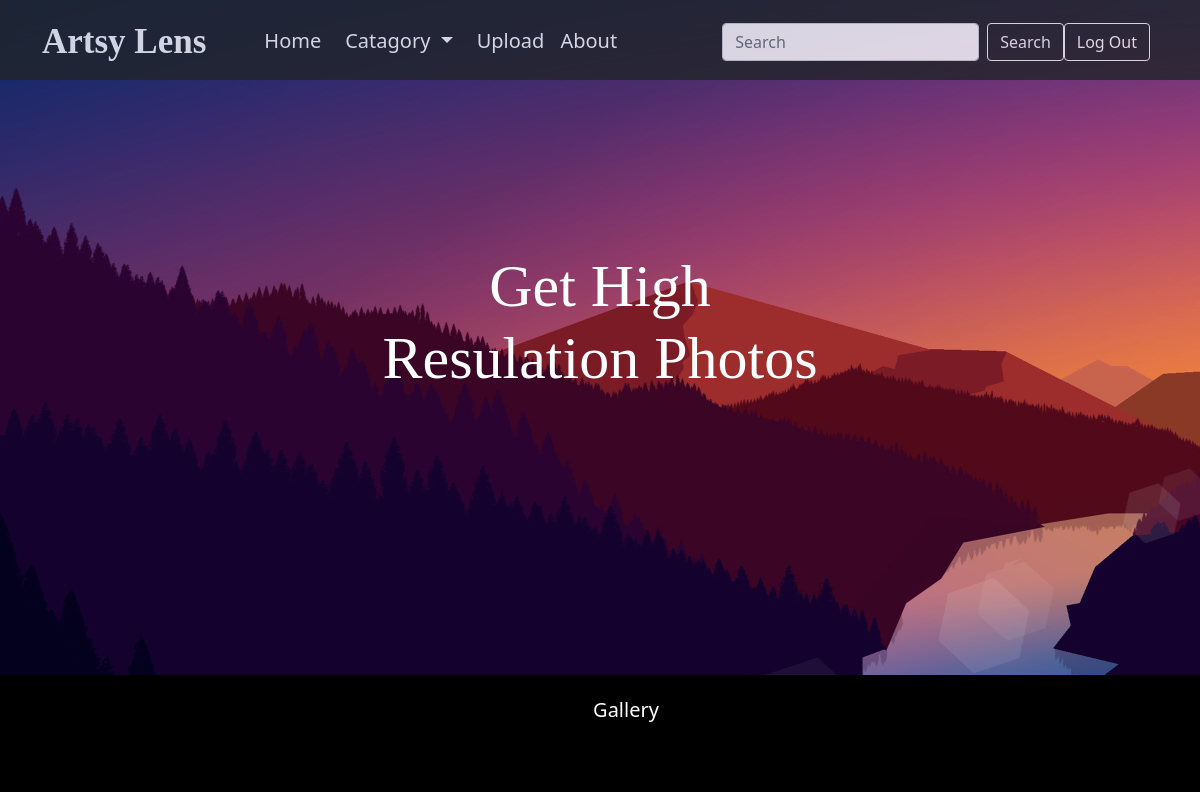
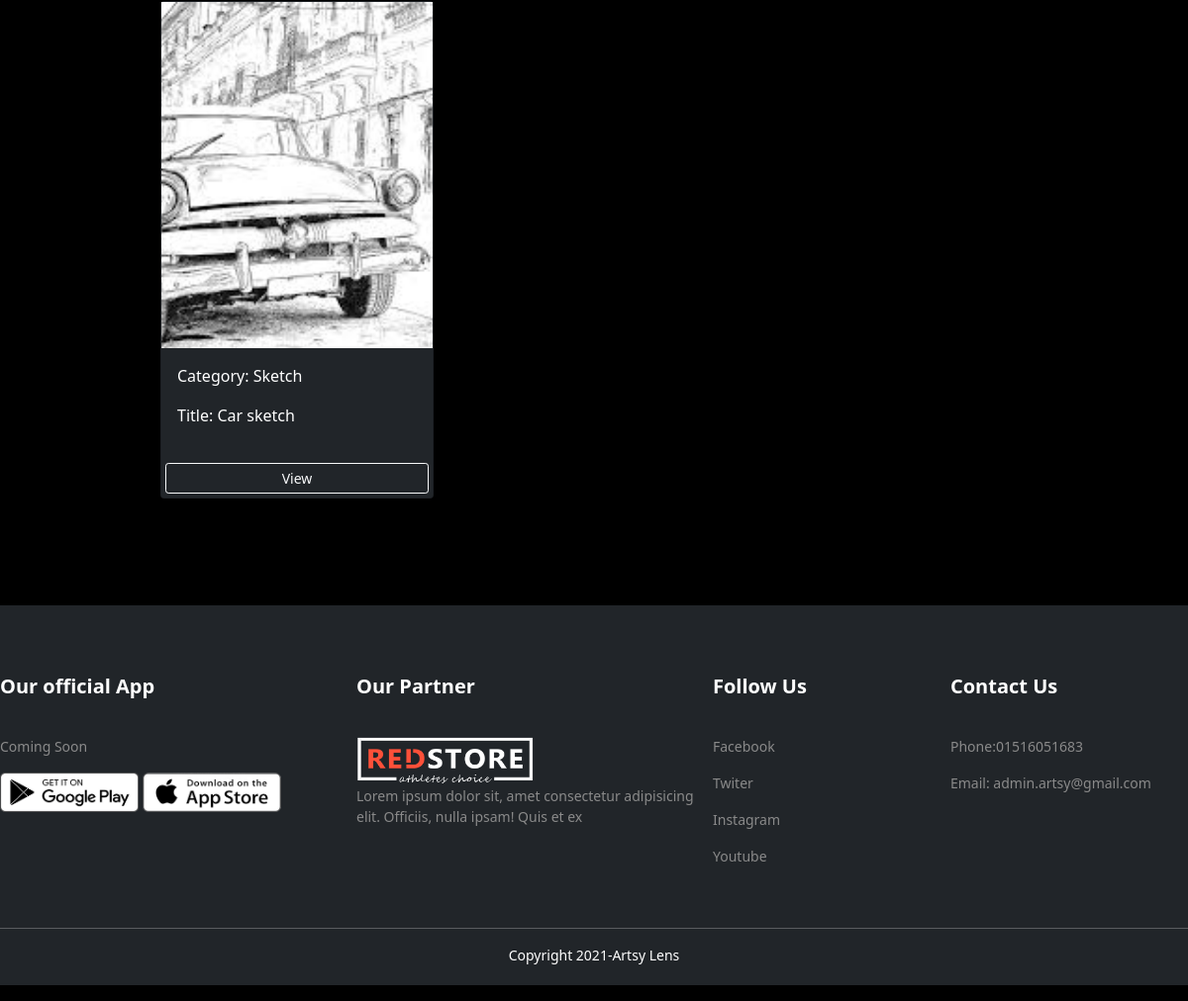
The app's page /?category=Sketch (signed in) with its own data (2 pictures, top to bottom).
### photos/models.py (models this page shows, shortened)
class Photo(models.Model):
    category = models.ForeignKey(Category, on_delete=models.SET_NULL, null=True, blank=True)
    image = models.ImageField(null=False, blank=False)
    photo_title = models.CharField(max_length=200,null=False, blank=False)
    photo_price = models.FloatField(null=False, blank=False)
    frame_size = models.CharField(max_length=200,null=False, blank=False)

class Category(models.Model):
    name = models.CharField(max_length=100, null=False, blank=False)
    class Meta:
        verbose_name_plural = "Categories"

### photos/views.py (the view, shortened to what this page needs)
# urls.py: path('', views.gallery, name='gallery'),
@login_required(login_url='login')
def gallery(request):
    category = request.GET.get('category')
    if category == None:
        photos = Photo.objects.all()
    else:
        photos = Photo.objects.filter(category__name=category)
    categories = Category.objects.all()
    context = {'categories': categories, 'photos': photos}
    return render(request, 'photos/gallery.html', context)

### photos/templates/photos/gallery.html (shortened to what this page needs)
<!doctype html>
<html lang="en">
<head>
  <link href="https://cdn.jsdelivr.net/npm/bootstrap@5.1.3/dist/css/bootstrap.min.css" rel="stylesheet"
>
</head>
<body>
  <header class="p-3 bg-dark text-white">
    <div class="container">
      <div class="d-flex flex-wrap align-items-center justify-content-center justify-content-lg-start">
        <div class="logo">
          <a href="{% url 'gallery' %}" class="d-flex align-items-center mb-2 mb-lg-0  text-decoration-none">
            Artsy Lens
          </a>
        </div>
        <ul class="nav col-12 col-lg-auto me-lg-auto mb-2 justify-content-center mb-md-0">
          <li><a href="{% url 'gallery' %}" class="nav-link px-2 ">Home</a></li>
          <li class="nav-item dropdown">
            <a class="nav-link dropdown-toggle" href="#" id="navbarDropdownMenuLink" role="button"
              data-bs-toggle="dropdown" aria-expanded="false">
              Catagory
            </a>
          </li>
          <li><a href="{% url 'upload' %}" class="nav-link px-2 ">Upload</a></li>
          <li><a href="{% url 'about' %}" class="nav-link px-2 ">About</a></li>
        </ul>
        <form class="d-flex">
          <input class="form-control me-2" name="q" type="search" placeholder="Search" aria-label="Search">
          <button class="btn btn-outline-light" type="submit">Search</button>
        </form>
        <div class="text-end">
          <div class="log_sign">
            <button type="button" class="btn btn-outline-light me-2 sign_in"><a href="{% url 'logout' %}">Log
                Out</a></button>
          </div>
        </div>
      </div>
    </div>
  </header>
  <div class="background-pic">
    <div class="background-pic-internal">
      <h1>get high resulation photos</h1>
    </div>
  </div>
  <div class="image-below">
    <div class="image-paragraph">
      <ul>
        <li><a href="#">Gallery</a></li>
      </ul>
    </div>
  </div>
  <div class="col-md-9 container">
    <div class="row">
      {% for photo in photos %}
      <div class="col-md-4">
        <div class="card my-2 bg-dark">
          <img class="image-thumbnail" src="{{photo.image.url}}">
          <div class="card-body bg-dark">
            <p>Category: {{photo.category.name}}</p>
            <p>Title: {{photo.photo_title}}</p>
          </div>
          <a href="{% url 'photo' photo.id %}" class="btn btn-outline-light btn-sm m-1">View</a>
        </div>
      </div>
      {% empty %}
      <h3>No photos...</h3>
      {% endfor %}
    </div>
  </div>
  <footer>
    <div class="footer-internal">
      <div class="part1">
        <h2>Our official App</h2>
        <p>Coming Soon</p>
        <div class="part1-img">
          <img src="../../../static/images/play-store.png" alt="">
          <img src="../../../static/images/app-store.png" alt="">
        </div>
      </div>
      <div class="part2">
        <h2>Our Partner</h2>
        <div class="part2-img">
          <img src="../../../static/images/logo-white.png" alt="">
        </div>
        <p>Lorem ipsum dolor sit, amet consectetur adipisicing elit. Officiis, nulla ipsam! Quis et ex</p>
      </div>
      <div class="part3">
        <h2>Follow Us</h2>
        <p><a href="https://www.facebook.com/" target="_blank"> Facebook</a></p>
        <p><a href=" https://twitter.com/" target="_blank"> Twiter</a></p>
        <p><a href="https://www.instagram.com/" target="_blank"> Instagram</a></p>
        <p><a href="https://www.youtube.com/" target="_blank"> Youtube</a></p>
      </div>
      <div class="part4">
        <div class="under-part">
          <h2>Contact Us</h2>
          <p>Phone:01516051683</p>
          <p>Email: admin.artsy@gmail.com</p>
        </div>
      </div>
    </div>
    <hr>
    <div class="final-part">
      <p>Copyright 2021-Artsy Lens</p>
    </div>
  </footer>
</body>
</html>

### photos/templates/photos/gallery.html (style rules this page uses)
a { color: #00A0C6; text-decoration: none; }
.image-thumbnail { height: 200px; object-fit: cover; }
body { background: #000000; }
:root { --trans: all 0.3s linear; }
header { padding: 20px 0; position: fixed; width: 100%; height: 100px; left: 0; top: 0; background: #000000; z-index: 9999; opacity: 0.8; height: 80px; }
header .logo a { font-size: 35px; font-family: 'Gluten', cursive; font-weight: 700; text-decoration: none; transition: var(--trans); padding-right: 50px; color: #ffffff; }
header .container ul li a { text-decoration: none; font-size: 20px; color: #ffffff; transition: var(--trans); border-bottom: 2px solid transparent; }
.log_sign button a { text-decoration: none; color: #ffff; transition: var(--trans); }
.background-pic { background: url("../../../static/images/backgroud.jpg"); height: 675px; width: 100%; }
.background-pic .background-pic-internal { max-width: 450px; margin: 0 auto; text-align: center; }
.background-pic .background-pic-internal h1 { font-family: last-paradise; font-size: 60px; text-transform: capitalize; color: #ffffff; padding-top: 250px; font-weight: 500; }
.image-below { height: 60px; margin-bottom: 50px; }
.image-below .image-paragraph { max-width: 1350px; margin: 0 auto; }
.image-below ul { text-align: center; }
.image-below ul li { display: inline-block; padding: 20px; }
.image-below ul li:last-child { padding-right: 0; }
.image-below ul li a { text-decoration: none; color: #FFFFFF; font-size: 20px; padding-bottom: 20px; transition: var(--trans); border-bottom: 2px solid #000000; }
.card img { height: 350px; }
.card p { color: #ffff; }
footer { background: #212529; margin-top: 100px; }
footer hr { color: #ffff; }
footer .footer-internal { max-width: 1250px; margin: 0 auto; padding-top: 70px; padding-bottom: 30px; display: grid; grid-template-columns: 3fr 3fr 2fr 2fr; grid-template-areas: "part1 part2 part3 part4"; }
footer h2 { color: #ffff; font-size: 20px; padding-bottom: 30px; font-weight: 700; }
footer p { color: #8a8a8a; font-size: 14px; }
footer .footer-internal .part1 { grid-area: part1; }
footer .footer-internal .part1 img { width: 140px; height: 40px; }
footer .footer-internal .part2 { grid-area: part2; }
footer .footer-internal .part2 img { height: 50px; width: 180px; }
footer .footer-internal .part3 { grid-area: part3; }
footer .footer-internal .part3 a { text-decoration: none; color: #8a8a8a; }
footer .footer-internal .part4 { grid-area: part4; }
footer .final-part p { text-align: center; color: #ffff; padding-bottom: 20px; }

### records on screen
Photo: image (picture), category.name "Sketch", photo_title "Car sketch"
